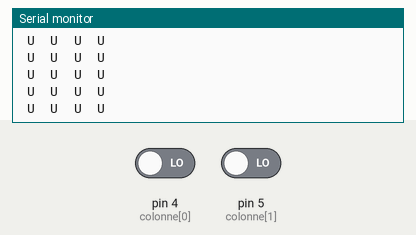
A sketch run on a simulated Arduino Uno, built with avr-gcc and run on an emulated ATmega328P. Parts: the last lines printed to the serial monitor. The test bench sets the inputs (shaded band); at power-on: pin 4 (colonne[0]) LOW, pin 5 (colonne[1]) LOW.

Above: at 1.2 s.
1.3 s: pin 4 (colonne[0]) driven HIGH
At 1.31 s:
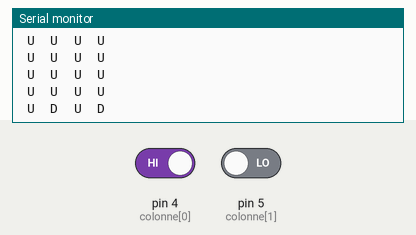
3.2 s: pin 5 (colonne[1]) driven HIGH
At 3.21 s:
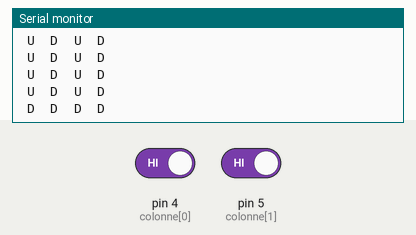
5.1 s: pin 4 (colonne[0]) driven LOW
At 5.11 s:
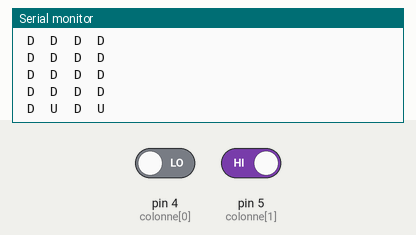

Measured:
- after the input at 1.3 s, the serial monitor: prints a new line at once (image 1)
- after the input at 3.2 s, the serial monitor: prints a new line at once (image 2)
- after the input at 5.1 s, the serial monitor: prints a new line at once (image 3)

The sketch:

matrice_Bouton_poussoir_4.ino
```cpp
int ligne[2]={2,3}; //tableau pour stocker les pins des lignes
int colonne[2]={4,5}; //tableau pour stocker les pins des colonnes

void setup() {
//mise en OUTPUT et LOW des lignes et INPUT des colonnes
for (int i=0;i<2;i++){
pinMode(ligne[i], OUTPUT);
digitalWrite(ligne[i],LOW);
pinMode(colonne[i], INPUT);
}
Serial.begin(9600); //communication série
}

void loop() {
test(); //appel de la fonction test
}
//fonction de test des états des boutons

void test(){
for (int l = 1; l >=0; l--) { //boucle qui parcourt le tableau des lignes
digitalWrite(ligne[l], HIGH); //on place la ligne en HIGH
for (int c = 1; c >=0; c--) { //boucle qui parcourt le tableau des colonnes
boolean etat=digitalRead(colonne[c]); //on lit le résultat
if (etat) { // si etat==1
Serial.print(" D "); //on écrit D pour down
}
else { //sinon
Serial.print(" U "); //on écrit U pour up
}
}
digitalWrite(ligne[l], LOW); //on place la ligne en LOW
}
Serial.println(); //saut de ligne
delay(100); //petite attente
}
```
